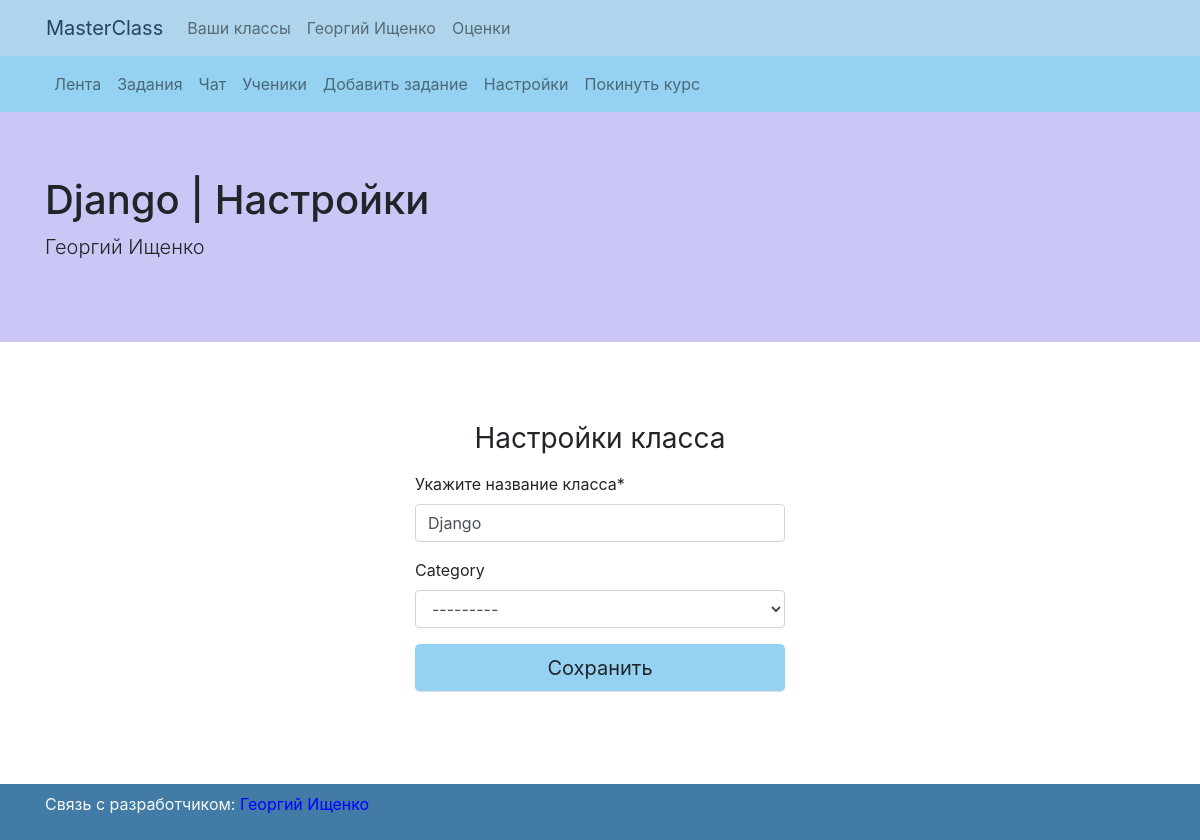
Screenshot of /classes/Django-21/settings (signed in) with the database file from the repository.
### my_class/models.py (models this page shows, shortened)
class Class(models.Model):
    IT = 'IT'
    ALGEBRA = 'AL'
    BIOLOGY = 'BI'
    GEOMETRY = 'GM'
    GEOGRAPHY = 'GG'
    LINGUISTICS = 'LG'
    MATH = 'MA'
    CATEGORIES = [
        (IT, 'IT'),
        (ALGEBRA, 'Алгебра'),
        (BIOLOGY, 'Биология'),
        (GEOMETRY, 'География'),
        (GEOGRAPHY, 'Геометрия'),
        (LINGUISTICS, 'Лингвистика'),
        (MATH, 'Математика')
    ]
    name = models.CharField(max_length=128)
    teacher = models.ForeignKey(settings.AUTH_USER_MODEL, on_delete=models.CASCADE, null=True, blank=True)
    category = models.CharField(max_length=32, choices=CATEGORIES, blank=True, null=True)
    class Meta:
        verbose_name = "Классы"
        verbose_name_plural = "Классы"
    def get_absolute_url_feed(self):
        return reverse('feed', kwargs={'name': self.name, 'pk': self.pk})
    def get_absolute_url_tasks(self):
        return reverse('tasks', kwargs={'name': self.name, 'pk': self.pk})
    def get_absolute_url_task_add(self):
        return reverse('task-add', kwargs={'name': self.name, 'pk': self.pk})
    def get_absolute_url_students(self):
        return reverse('students', kwargs={'name': self.name, 'pk': self.pk})
    def get_absolute_url_settings(self):
        return reverse('settings', kwargs={'name': self.name, 'pk': self.pk})
    def get_absolute_url_leave(self):
        return reverse('leave', kwargs={'name': self.name, 'pk': self.pk})

### my_class/views.py (the view)
# urls.py: path('classes/<str:name>-<int:pk>/settings', class_settings, name='settings'),
@login_required
def class_settings(request, name, pk):
    current_class = get_object_or_404(Class, pk=pk)
    if request.method == 'POST':
        form = ClassSettings(request.POST, instance=current_class)
        if form.is_valid():
            current_class = form.save()
            return redirect('/classes/' + current_class.name + '-' + str(pk) + '/settings')
    else:
        class_settings_form = ClassSettings(instance=current_class)
        is_teacher = False
        if current_class.teacher == request.user:
            is_teacher = True
        return render(request, 'class_settings.html', {
            'class': current_class,
            'is_teacher': is_teacher,
            'class_settings_form': class_settings_form,
        })

### my_class/forms.py
class ClassSettings(forms.ModelForm):
	name = forms.CharField(
		label='Укажите название класса',
		widget=forms.TextInput(attrs={'placeholder': 'Класс'}))
	class Meta:
		model = Class
		fields = ('name', 'category')

### my_class/models.py (called while the page is built)
    def is_teacher(self):
        if len(Class.objects.filter(teacher=self.user)) > 0:
            return True
        else:
            return False

### my_class/templates/class_settings.html (shortened to what this page needs)
{% extends "base.html" %}
{% block content %}
{% include 'class_nav.html' %}
<div class="jumbotron jumbotron-fluid" style="background-color: #CAC6F5;">
  <div class="container">
    <h1 class="display-5">{{class.name}} | Настройки</h1>
    <p class="lead">{{class.teacher.first_name}} {{class.teacher.last_name}}</p>
  </div>
</div>
<div class="container py-5" style="width: 25rem;">
        {% load crispy_forms_tags %}
        <form class="" method="POST" action="">
          <h1 class="h3 mb-3 font-weight-normal text-center">Настройки класса</h1>
          {{ class_settings_form|crispy }}
          <button class="btn btn-lg btn-block border-bottom" type="submit"
          style="background-color: #95D2F1;">Сохранить</button>
        </form>
</div>
{% endblock %}

### my_class/templates/base.html (shortened to what this page needs)
{% load static %}
<!doctype html>
<html>
  <head>
  	<link href="{% static 'vendor/bootstrap/css/bootstrap.min.css' %}" rel="stylesheet">
  </head>
  <header>
    <div style="background-color: #AFD5EC;">
      <nav class="container navbar navbar-expand-lg navbar-light">
        <a class="navbar-brand" href="/homepage" style="color: #24445c;">MasterClass</a>
        <div class="collapse navbar-collapse" id="navbarNavAltMarkup">
          <div class="navbar-nav">
            <a class="nav-link" href="/classes">Ваши классы</a>
            <a class="nav-link" href="/im">{{request.user.first_name}} {{request.user.last_name}}</a>
            <a class="nav-link" href="/im/marks">Оценки</a>
          </div>
        </div>
      </nav>
    </div>
  </header>
  <body style="padding-bottom: 100px;">
    {% block content %}
    {% endblock %}
  </body>
  <footer class="footer py-2 mt-auto navbar fixed-bottom" style="background-color: #427BA6;">
      <div class="container">
        <p class="text-light">Связь с разработчиком: <a href="mailto:ishchenko.georgii@lit1533.ru" style="color: blue;">Георгий Ищенко</a></p>
      </div>
  </footer>
</html>

### rows the page displays
Class: name "Django", teacher.first_name "Георгий", teacher.last_name "Ищенко", category "---------"

### other values shown
{{ request.user.first_name }} "Георгий"
{{ request.user.last_name }} "Ищенко"
